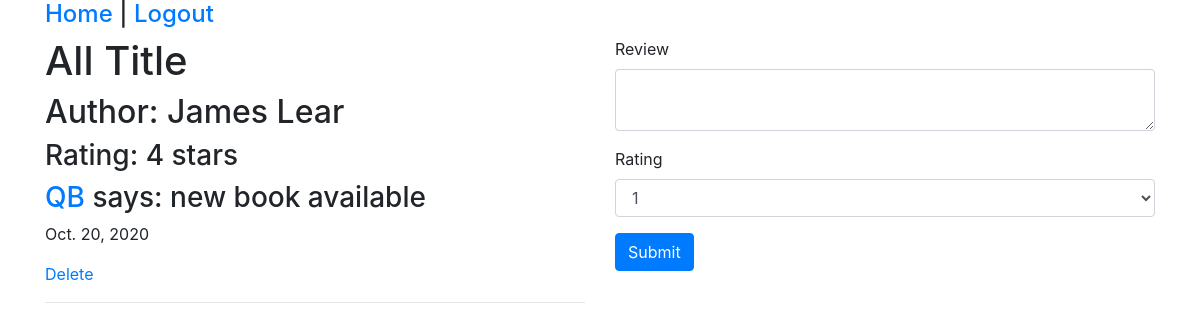
/books/2 (signed in), run on the app's committed database.
### DojoReadApp/models.py (models this page shows)
class Book(models.Model):
    title = models.CharField(max_length=45)
    author = models.CharField(max_length=45)
    created_at = models.DateTimeField(auto_now_add=True)
    updated_at = models.DateTimeField(auto_now=True)
    objects = BookManager()

class Review(models.Model):
    content = models.TextField()
    rating = models.IntegerField()
    created_at = models.DateTimeField(auto_now_add=True)
    updated_at = models.DateTimeField(auto_now=True)
    reviewer = models.ForeignKey(User, related_name="reviews", on_delete=models.CASCADE)
    bookReviewed= models.ForeignKey(Book, related_name="reviews", on_delete=models.CASCADE)
    objects = ReviewManager()

class User(models.Model):
    name = models.CharField(max_length=45)
    email = models.CharField(max_length=255)
    alias = models.CharField(max_length=45)
    password = models.CharField(max_length=255)
    created_at = models.DateTimeField(auto_now_add=True)
    updated_at = models.DateTimeField(auto_now=True)
    objects = UserManager()

### DojoReadApp/views.py (the view)
# urls.py: path('books/<int:id>', views.oneBook),
def oneBook(request, id):
    if 'userid' not in request.session:
        return redirect("/")
    context = {
        "one" : Book.objects.get(id=id)
    }
    return render(request, "oneBook.html", context)

### DojoReadApp/templates/oneBook.html (shortened to what this page needs)
<!DOCTYPE html>
<html lang="en">
<head>
    <link rel="stylesheet" href="https://cdn.jsdelivr.net/npm/bootstrap@4.5.3/dist/css/bootstrap.min.css">
</head>
<body>
    <div class="container">
        <h4><a href="/books">Home</a> | <a href="/logout">Logout</a></h4>
        <div class="row">
            <div class="col-sm-6">
                <h1>{{ one.title }}</h1>
                <h2>Author: {{ one.author }}</h2>
                {% for x in one.reviews.all %}
                    <h3>Rating: {{ x.rating }} stars</h3>
                    <h3><a href="/users/{{x.reviewer.id}}">{{ x.reviewer.alias }}</a> says: {{ x.content }}</h3>
                    <p>{{ x.created_at.date }}</p>
                    {% if x.reviewer.id == request.session.userid %}
                    <a href="/books/delete/{{x.id}}">Delete</a>
                    {% endif %}
                    <hr>
                {% endfor %}
            </div>
            <div class="col-sm-6">
                <form action="/review/create/{{one.id}}" method="POST">
                    <div class="form-group">
                        <label for="content">Review</label>
                        <textarea name="content" cols="30" class="form-control"></textarea>
                    </div>
                    <div class="form-group">
                        <label for="rating">Rating</label>
                        <select name="rating" class="form-control">
                            <option value="1">1</option>
                        </select>
                    </div>
                    <input type="submit" value="Submit" class="btn btn-primary">
                </form>
            </div>
        </div>
    </div>
</body>
</html>

### data on the page
Book: title "All Title", author "James Lear"
Review: rating "4", reviewer.alias "QB", content "new book available", created_at "Oct. 20, 2020"
